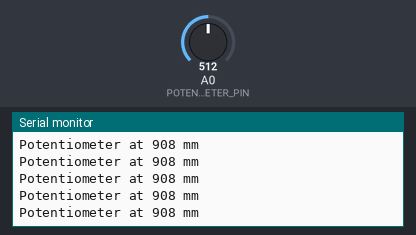
Recording of a sketch running on a simulated Arduino Uno, built with avr-gcc and run on an emulated ATmega328P. On the bench: the last lines printed to the serial monitor. The test bench sets the inputs (shaded band); at power-on: A0 (POTENTIOMETER_PIN) = 512.

Above: at 1.2 s.
1.3 s: A0 (POTENTIOMETER_PIN) set to 716
At 1.31 s:
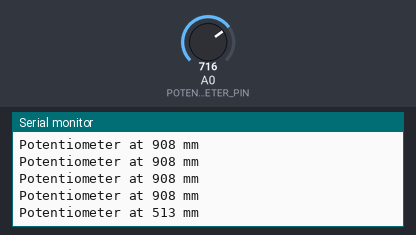
2.8 s: A0 (POTENTIOMETER_PIN) set to 900
At 2.82 s:
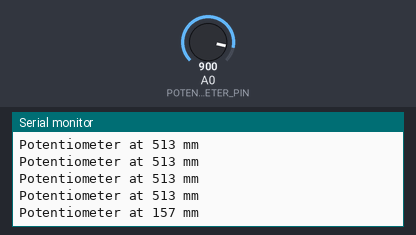
Timing chart, 0 to 5.8 s (numbered marks = the images above; inputs shaded):
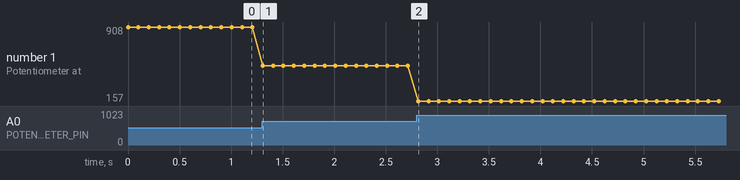

The sketch:

sensor_2.ino
```cpp
/*
* Created by 'Lankash'
* @6/2/2022
* File content: Reading + Mapping for Potentiometer Sensor
* Note:- Sensor (2), The red one.
*/

#define POTENTIOMETER_PIN A0

void setup()
{
  Serial.begin(9600);
}

void loop()
{
  int data = analogRead(POTENTIOMETER_PIN);
  int percentage = map(data, 1023, 0, -81, 1900);
  Serial.print("Potentiometer at ");
  Serial.print(percentage);
  Serial.println(" mm");
  delay(100);
}
```

Measured:
- after the input at 1.3 s, the serial monitor: prints a new line at once (image 1)
- after the input at 2.8 s, the serial monitor: prints a new line at once (image 2)
- plotted number 1: 908 → 513 after the input at 1.3 s, 513 → 157 after the input at 2.8 s
